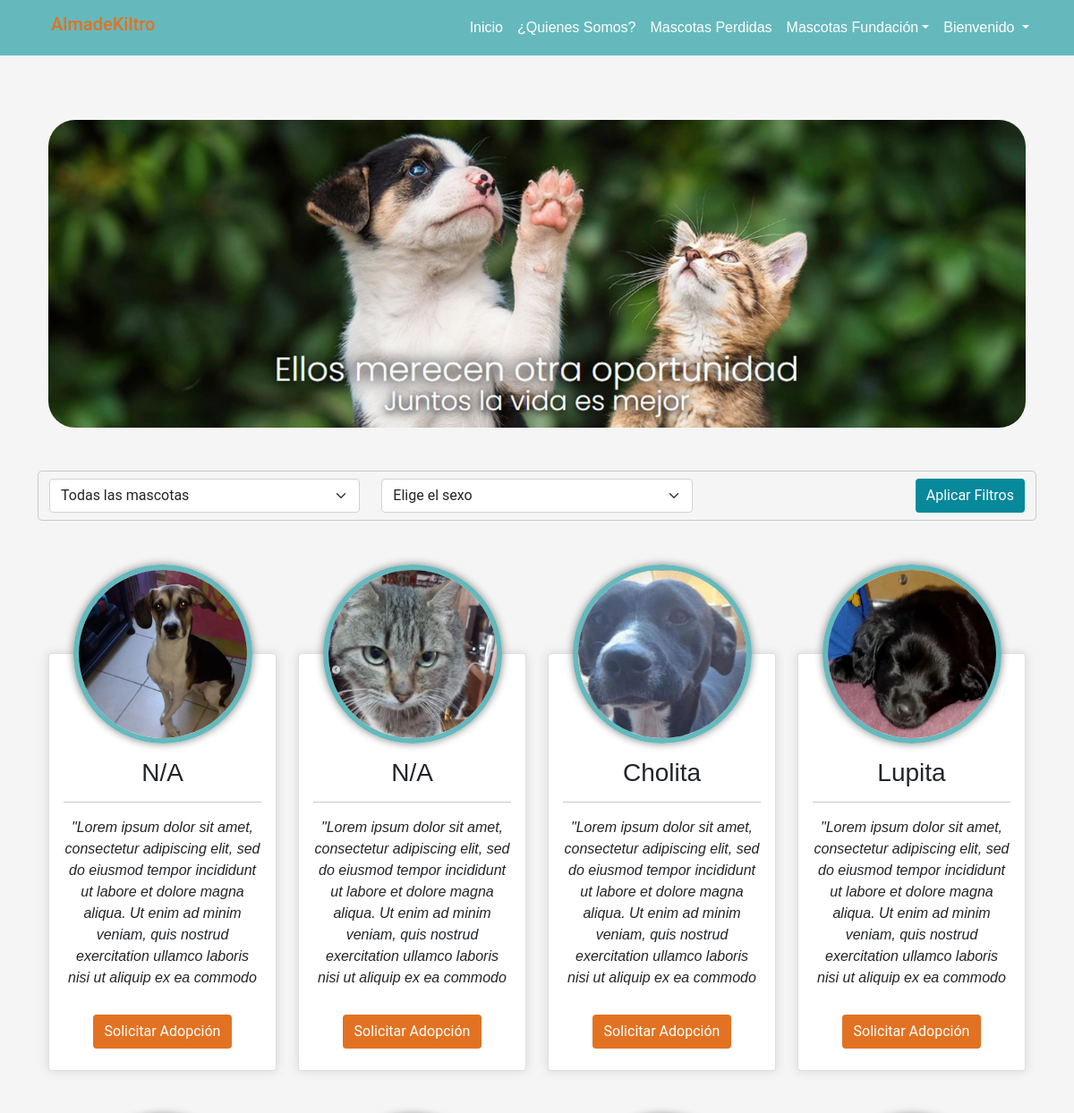
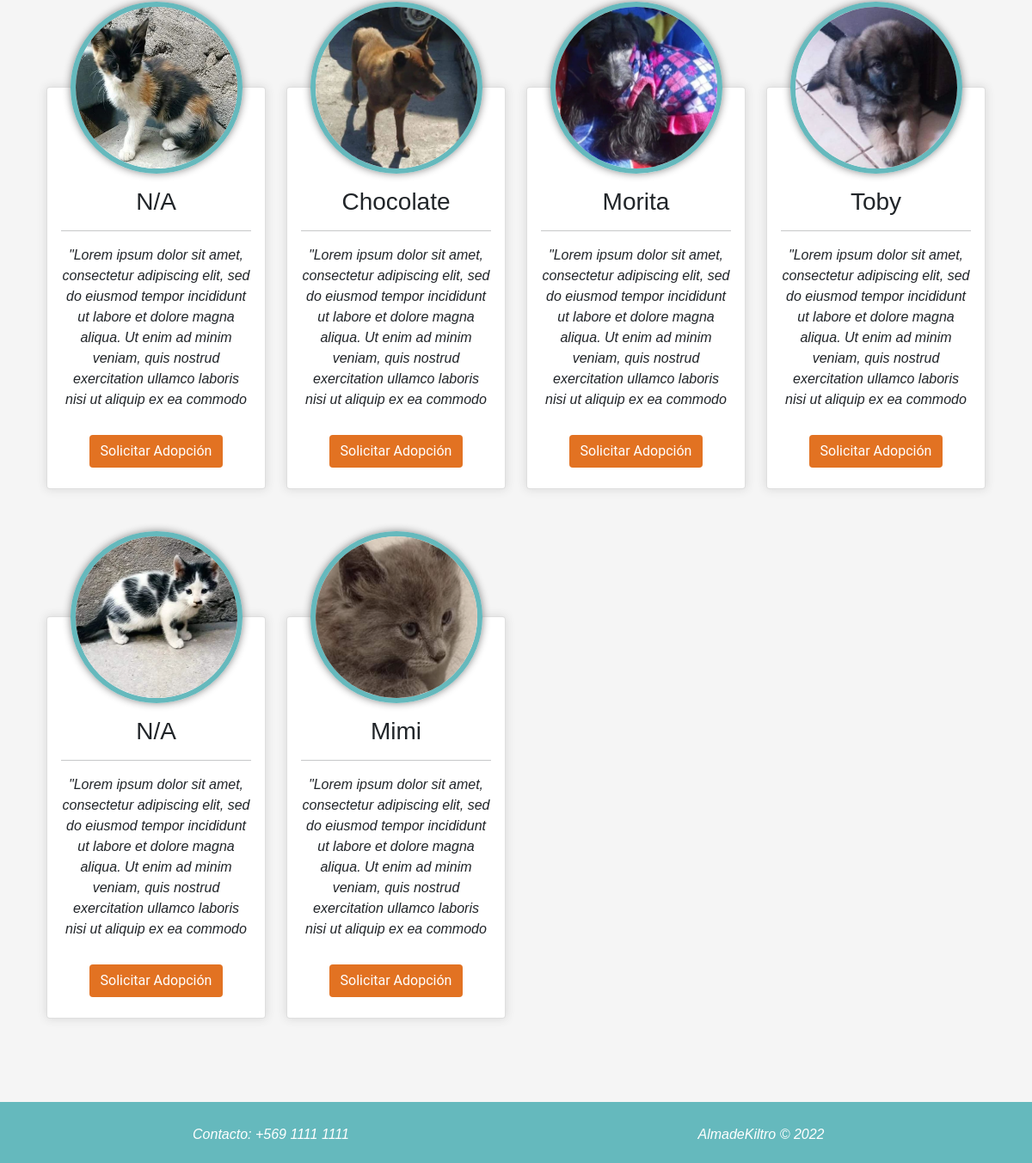
The app's page / (signed in) with its own data (2 pictures, top to bottom).
### app/models.py (models this page shows, shortened)
class Mascota(models.Model):
    nombre_mascota = models.CharField(max_length=250)
    imagen = models.ImageField(upload_to="mascota", null=True)
    edad_mascota = models.CharField(max_length=250)
    sexo = models.IntegerField(choices=opciones_sexo)
    descripcion = models.TextField()
    tamaño = models.IntegerField(choices=opciones_tamaño)
    peso = models.CharField(max_length=250)
    especie = models.ForeignKey(Especie, on_delete=models.PROTECT)
    raza = models.ForeignKey(Raza, on_delete=models.PROTECT)

### app/views.py (the view)
# urls.py: 2. Add a URL to urlpatterns:  path('', views.home, name='home')
def home(request):
    queryset = request.POST.get("buscar")
    queryset2 = request.POST.get("buscar2")
    filtro = []
    if queryset != None and queryset != '-1':
        filtro.append(('especie' , int(queryset)))
    if queryset2 != None and queryset2 != '-1':
        filtro.append(('sexo' , int(queryset2)))
    mascotas = Mascota.objects.all()
    if len(filtro) > 0 :
        mascotas = Mascota.objects.filter(
            *filtro
    )
    data = {
        'mascotas': mascotas,
        'mensaje': "Lo sentimos no hay mascotas"
    }
    return render(request, 'app/home.html', data)

### app/templates/app/home.html (shortened to what this page needs)
{% extends 'app/base.html' %}
{% load static %}
{% block css %}
<link rel="stylesheet" href="{% static 'app/css/mascotas.css' %}">
{% endblock %}
{% block contenido %}
<div class="container mb-5 mt-5">
    <img src="{% static 'app/img/Banner_Home.png' %}" class="img_fluid imgBanner">
</div>
<div class="container ">
    <div class="row">
        <div class="col-12 search borderContainer pt-2">
            <form method="POST" class="row justify-content-between">
                <div class="col-lg-4 mb-2">
                    <select class="form-select" aria-label="Default select example" name="buscar">
                        <option value="-1"selected>Todas las mascotas</option>
                    </select>
                </div>
                <div class="col-lg-4 mb-2">
                    <select class="form-select" aria-label="Default select example" name="buscar2">
                        <option value="-1"selected>Elige el sexo</option>
                    </select>
                </div>
                <div class="col-lg-4 d-flex justify-content-end mb-2">
                    <button type="submit" class="btn btnSolicitar text-white" value="search">Aplicar Filtros</button>
                </div>
            </form>
        </div>
    </div>
    <div class="row mt-5">{% for m in mascotas %}
        <div class="col-lg-3 col-md-4 col-xs-4 offset-xs-4 ">
            <div class="card sombra text-center mb-5">
                {% if m.imagen %}
                <img src="{{ m.imagen.url }}" class="img-fluid mascota mx-auto" alt="...">
                {% endif %}
                <div class="card-body cardMascota">
                    <div class="marginCard">
                        <h3>{{ m.nombre_mascota}}</h3>
                        <hr>
                        <p>{{ m.descripcion }}</p>
                    </div>
                    <div class="pt-3 pb-2">
                        <a href="{% url 'solicitud_adopcion'%}" class="btn btn-outline linkSolicitar text-center mt-2">Solicitar Adopción</a>
                    </div>
                </div>
            </div>
        </div>
        {% endfor %}
    </div>
</div>
{% endblock %}

### app/static/app/css/navbar.css (style rules this page uses)
body { font-family: 'Roboto', sans-serif; }
* { margin: 0; padding: 0; }

### app/static/app/css/style.css (style rules this page uses)
html { min-height: 100%; position: relative; }
img { width: 300px }
body { background-color: whitesmoke; }

### app/static/app/css/mascotas.css (style rules this page uses)
.sombra { box-shadow: 0px 0px 11px #d5d5d5; margin-top: 100px; }
.mascota { width: 200px; height: 200px; border: 6px solid; margin-top: -100px; border-color: #65b9bd!important; box-shadow: 0px 0px 10px #858585; border-radius: 200px 200px 200px 200px; }
.btnSolicitar { background-color: #07889B; border: #07889B; }
.cardMascota { min-height: 300px; }
.imgBanner { width: 100%; height: auto; border-radius: 30px 30px 30px 30px; }
.borderContainer { border: 1px solid rgb(202, 200, 200); border-radius: 5px 5px 5px 5px; }
h3 { font-family: 'Merriweather Sans', sans-serif; font-style: medium; font-weight:500; }
p { font-family: 'Poppins'; font-style: italic; font-weight: 400; }
.linkSolicitar { color: white; background-color: #e27222; }
label , p { font-family: 'Merriweather Sans', sans-serif; font-style: medium; font-weight:300; margin-top: 10px; margin-bottom: 5px; }

### records on screen
Mascota: imagen (picture), nombre_mascota "N/A", descripcion "\"Lorem ipsum dolor sit amet, consectetur adipiscing elit, sed do eiusmod tempor incididunt ut labore et dolore magna aliqua. Ut enim ad minim veniam, quis nostrud exercitation ullamco laboris nisi ut aliquip ex ea commodo"
Mascota: imagen (picture), nombre_mascota "N/A", descripcion "\"Lorem ipsum dolor sit amet, consectetur adipiscing elit, sed do eiusmod tempor incididunt ut labore et dolore magna aliqua. Ut enim ad minim veniam, quis nostrud exercitation ullamco laboris nisi ut aliquip ex ea commodo"
Mascota: imagen (picture), nombre_mascota "Cholita", descripcion "\"Lorem ipsum dolor sit amet, consectetur adipiscing elit, sed do eiusmod tempor incididunt ut labore et dolore magna aliqua. Ut enim ad minim veniam, quis nostrud exercitation ullamco laboris nisi ut aliquip ex ea commodo"
Mascota: imagen (picture), nombre_mascota "Lupita", descripcion "\"Lorem ipsum dolor sit amet, consectetur adipiscing elit, sed do eiusmod tempor incididunt ut labore et dolore magna aliqua. Ut enim ad minim veniam, quis nostrud exercitation ullamco laboris nisi ut aliquip ex ea commodo"
Mascota: imagen (picture), nombre_mascota "N/A", descripcion "\"Lorem ipsum dolor sit amet, consectetur adipiscing elit, sed do eiusmod tempor incididunt ut labore et dolore magna aliqua. Ut enim ad minim veniam, quis nostrud exercitation ullamco laboris nisi ut aliquip ex ea commodo"
Mascota: imagen (picture), nombre_mascota "Chocolate", descripcion "\"Lorem ipsum dolor sit amet, consectetur adipiscing elit, sed do eiusmod tempor incididunt ut labore et dolore magna aliqua. Ut enim ad minim veniam, quis nostrud exercitation ullamco laboris nisi ut aliquip ex ea commodo"
Mascota: imagen (picture), nombre_mascota "Morita", descripcion "\"Lorem ipsum dolor sit amet, consectetur adipiscing elit, sed do eiusmod tempor incididunt ut labore et dolore magna aliqua. Ut enim ad minim veniam, quis nostrud exercitation ullamco laboris nisi ut aliquip ex ea commodo"
Mascota: imagen (picture), nombre_mascota "Toby", descripcion "\"Lorem ipsum dolor sit amet, consectetur adipiscing elit, sed do eiusmod tempor incididunt ut labore et dolore magna aliqua. Ut enim ad minim veniam, quis nostrud exercitation ullamco laboris nisi ut aliquip ex ea commodo"
Mascota: imagen (picture), nombre_mascota "N/A", descripcion "\"Lorem ipsum dolor sit amet, consectetur adipiscing elit, sed do eiusmod tempor incididunt ut labore et dolore magna aliqua. Ut enim ad minim veniam, quis nostrud exercitation ullamco laboris nisi ut aliquip ex ea commodo"
Mascota: imagen (picture), nombre_mascota "Mimi", descripcion "\"Lorem ipsum dolor sit amet, consectetur adipiscing elit, sed do eiusmod tempor incididunt ut labore et dolore magna aliqua. Ut enim ad minim veniam, quis nostrud exercitation ullamco laboris nisi ut aliquip ex ea commodo"
